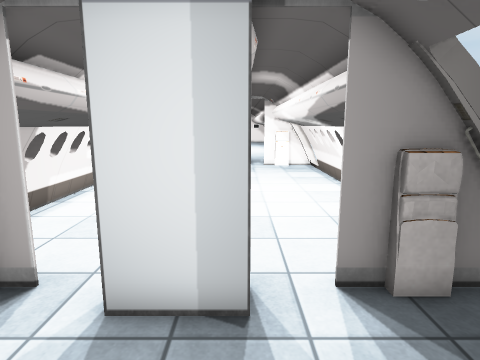
[1] (above)

15 first-person views from a walk through a 3-D level made in the Unity game engine. The camera is 1.5 m above the floor, tilts 10° down and sees 75° across. The floor is counted in squares, 0.5 m on a side. Each view is taken from the middle of a square. On the plan, view 1 faces up. The plan holds only what a view shows up to about 20 squares ahead; the rest is blank. The place goes on beyond the plan. The player is left out. Some animated figures are left out. Some surface patterns are stand-ins.

[2]
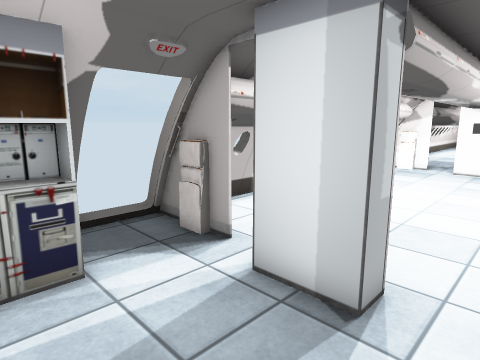

[3]
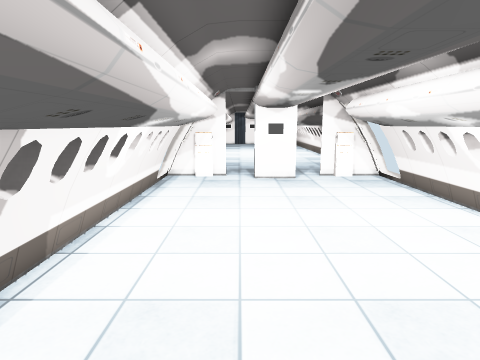

[4]
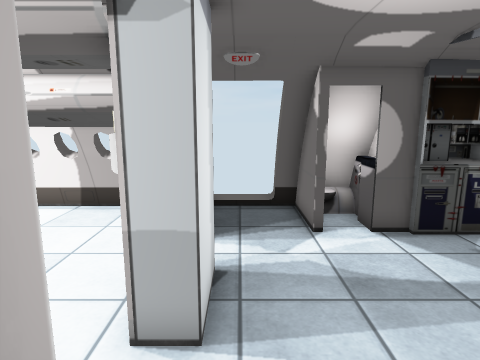

[5]
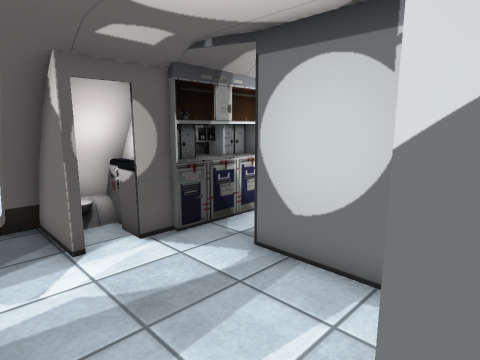

[6]
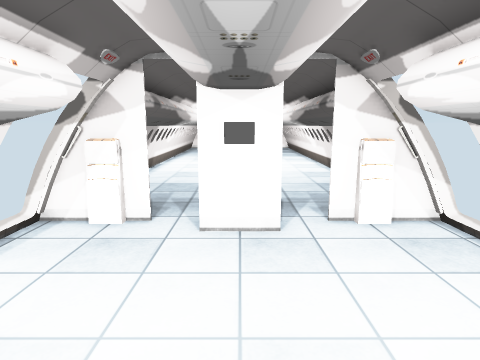

[7]
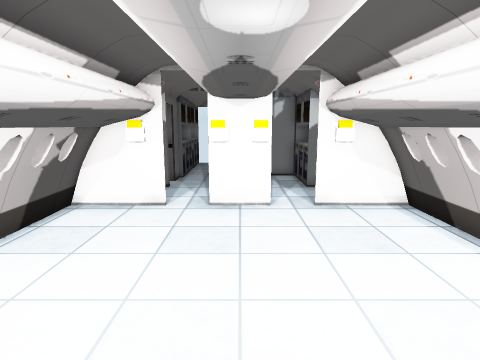

[8]
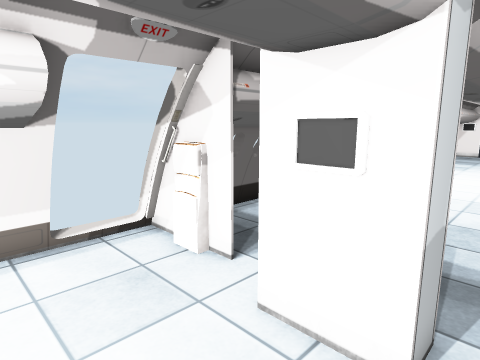

[9]
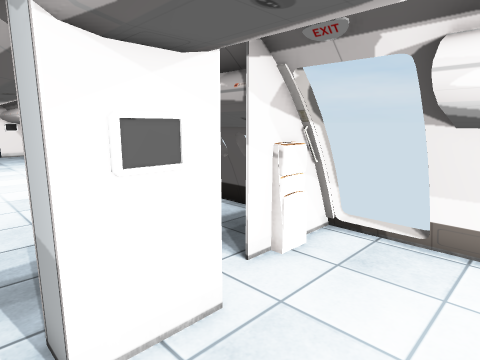

[10]
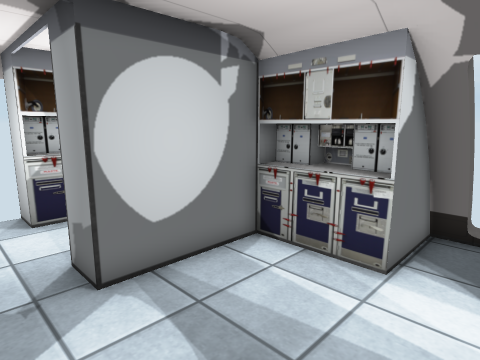

[11]
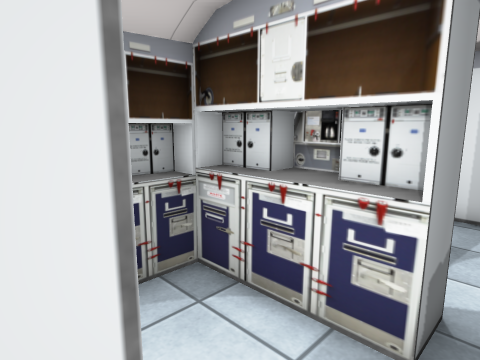

[12]
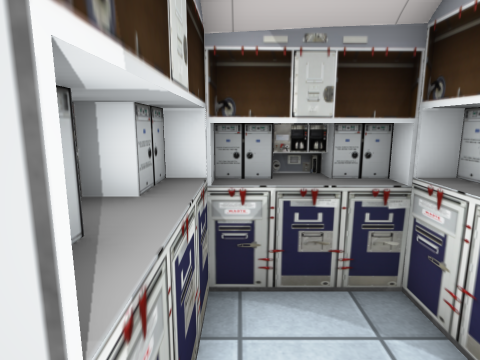

[13]
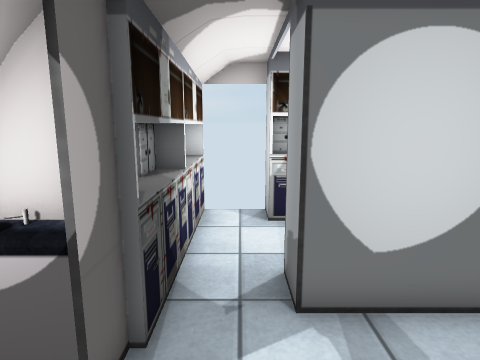

[14]
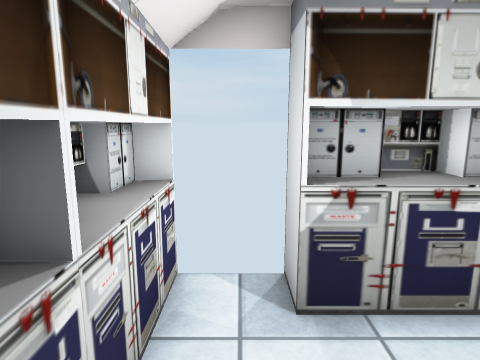

[15]
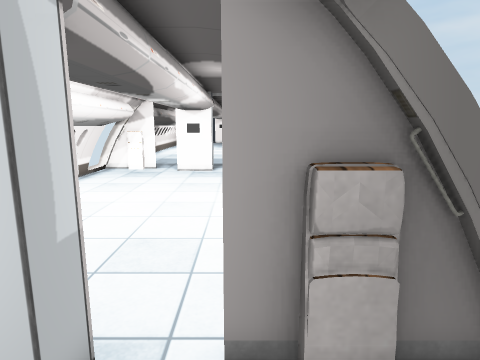

### Floor plan
Key: @ floor where view 1 was taken; # wall or solid block; . floor; = window, fence, low wall or low ledge; v drop or lower ground.
Columns run from 8 left of view 1 to 6 right of it. Each row starts with its distance up from view 1.
 26  ## ... ... ##
 25  ## ... ... ##
 24  =###.###.###=
 23 v=##..###..##=v
 22 v.............v
 21 v##.........##v
 20  =# ....... #=
 19  ## ....... ##
 18  ## ....... ##
 17  =# ....... #=
 16  ## ....... ##
 15  ## ....... ##
 14     .......
 13     .......
 12     .......
 11  #  .......  #
 10  #  .......  #
  9  #  .......  #
  8  ## ....... ##
  7  ## ....... ##
  6  =###.###.###=
  5 v=###.###.###=v
  4  .............
  3 ###.........###
  2  ####......###
  1   ##=.......#
  0   ##=...@..##
 -1    ==.....##
 -2     #####.=#
 -3    ###=##.=#
 -4   ##=.....=#
 -5    #=.....=#
 -6    #=.....=#
 -7    ###=##.=#
 -8      #### ##

Positions as (right, up) in squares from view 1, and headings:
1: (0, 0), facing up
2: (2, 0), facing up-left
3: (-3, 5), facing up
4: (-6, 4), facing right
5: (-5, 4), facing down-right
6: (-1, 14), facing up
7: (-1, 17), facing down
8: (1, 19), facing up-left
9: (-3, 19), facing up-right
10: (2, 4), facing down-left
11: (1, -7), facing up-left
12: (1, -6), facing left
13: (1, 3), facing down
14: (1, -2), facing down
15: (2, 2), facing up
